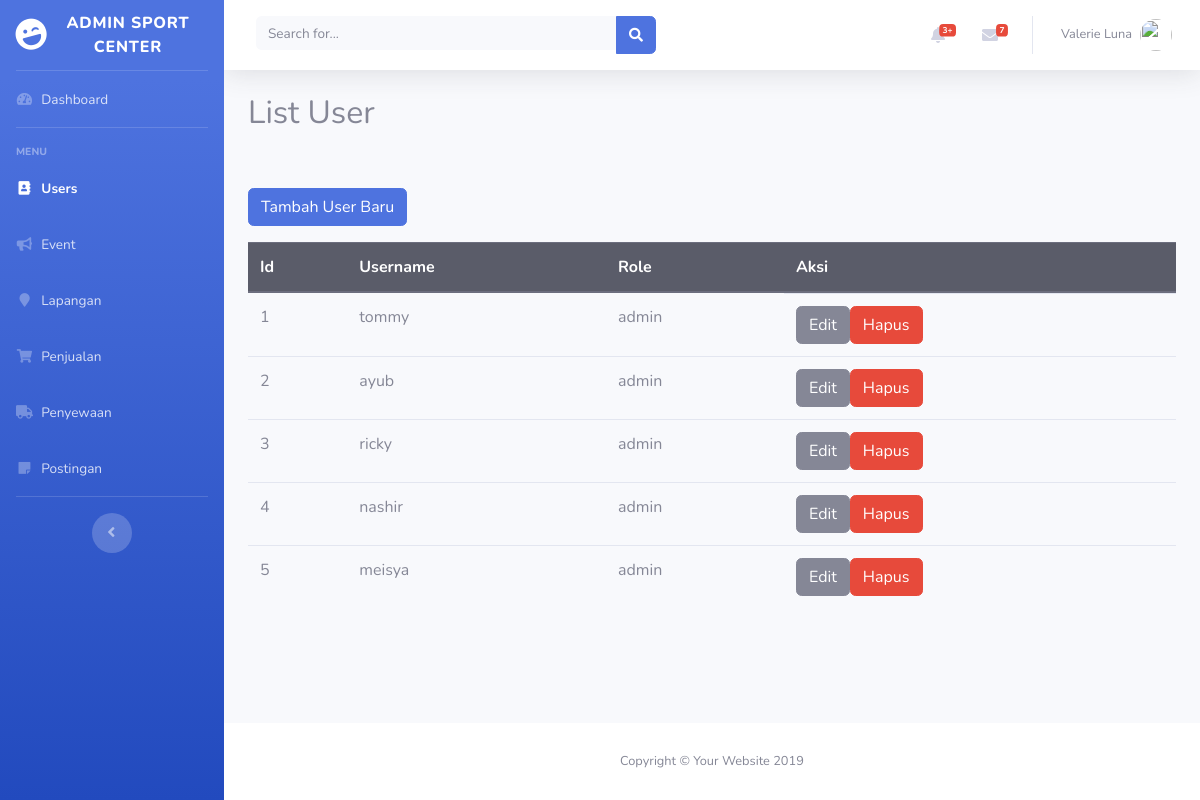
Screenshot of /admin/user.php with the database file from the repository.
### tables this page shows
CREATE TABLE `users` (
  `id` int(10) NOT NULL,
  `username` varchar(50) NOT NULL,
  `password` varchar(50) NOT NULL,
  `role` char(100) NOT NULL
);

### admin/user.php (the view, shortened to what this page needs)
<?php
require_once '../conn.php';
?>
<!DOCTYPE html>
<html lang="en">
<head>
    <link href="vendor/fontawesome-free/css/all.min.css" rel="stylesheet" type="text/css">
    <link href="css/sb-admin-2.min.css" rel="stylesheet">
</head>
<body id="page-top">
    <div id="wrapper">
        <ul class="navbar-nav bg-gradient-primary sidebar sidebar-dark accordion" id="accordionSidebar">
            <a class="sidebar-brand d-flex align-items-center justify-content-center" href="index.html">
                <div class="sidebar-brand-icon rotate-n-15">
                    <i class="fas fa-laugh-wink"></i>
                </div>
                <div class="sidebar-brand-text mx-3">Admin Sport Center</div>
            </a>
            <hr class="sidebar-divider my-0">
            <li class="nav-item">
                <a class="nav-link" href="index.php">
                    <i class="fas fa-fw fa-tachometer-alt"></i>
                    <span>Dashboard</span></a>
            </li>
            <hr class="sidebar-divider">
            <div class="sidebar-heading">
                Menu
            </div>
            <li class="nav-item active">
                <a class="nav-link" href="user.php">
                    <i class="fas fa-fw fa-address-book"></i>
                    <span>Users</span>
                </a>
            </li>
            <li class="nav-item">
                <a class="nav-link" href="event.php">
                    <i class="fas fa-fw fa-bullhorn"></i>
                    <span>Event</span>
                </a>
            </li>
            <li class="nav-item">
                <a class="nav-link" href="lapangan.php">
                    <i class="fas fa-fw fa-map-marker"></i>
                    <span>Lapangan</span>
                </a>
            </li>
            <li class="nav-item">
                <a class="nav-link" href="penjualan.php">
                    <i class="fas fa-fw fa-shopping-cart"></i>
                    <span>Penjualan</span>
                </a>
            </li>
            <li class="nav-item">
                <a class="nav-link" href="penyewaan.php">
                    <i class="fas fa-fw fa-truck"></i>
                    <span>Penyewaan</span>
                </a>
            </li>
            <li class="nav-item">
                <a class="nav-link" href="postingan.php">
                    <i class="fas fa-fw fa-sticky-note"></i>
                    <span>Postingan</span>
                </a>
            </li>
            <hr class="sidebar-divider d-none d-md-block">
            <div class="text-center d-none d-md-inline">
                <button class="rounded-circle border-0" id="sidebarToggle"></button>
            </div>
        </ul>
        <div id="content-wrapper" class="d-flex flex-column">
            <div id="content">
                <nav class="navbar navbar-expand navbar-light bg-white topbar mb-4 static-top shadow">
                    <form class="d-none d-sm-inline-block form-inline mr-auto ml-md-3 my-2 my-md-0 mw-100 navbar-search">
                        <div class="input-group">
                            <input type="text" class="form-control bg-light border-0 small" placeholder="Search for..." aria-label="Search" aria-describedby="basic-addon2">
                            <div class="input-group-append">
                                <button class="btn btn-primary" type="button">
                                    <i class="fas fa-search fa-sm"></i>
                                </button>
                            </div>
                        </div>
                    </form>
                    <ul class="navbar-nav ml-auto">
                        <li class="nav-item dropdown no-arrow mx-1">
                            <a class="nav-link dropdown-toggle" href="#" id="alertsDropdown" role="button" data-toggle="dropdown" aria-haspopup="true" aria-expanded="false">
                                <i class="fas fa-bell fa-fw"></i>
                                <span class="badge badge-danger badge-counter">3+</span>
                            </a>
                        </li>
                        <li class="nav-item dropdown no-arrow mx-1">
                            <a class="nav-link dropdown-toggle" href="#" id="messagesDropdown" role="button" data-toggle="dropdown" aria-haspopup="true" aria-expanded="false">
                                <i class="fas fa-envelope fa-fw"></i>
                                <span class="badge badge-danger badge-counter">7</span>
                            </a>
                        </li>
                        <li class="nav-item dropdown no-arrow">
                            <a class="nav-link dropdown-toggle" href="#" id="userDropdown" role="button" data-toggle="dropdown" aria-haspopup="true" aria-expanded="false">
                                <span class="mr-2 d-none d-lg-inline text-gray-600 small">Valerie Luna</span>
                                <img class="img-profile rounded-circle" src="https://source.unsplash.com/QAB-WJcbgJk/60x60">
                            </a>
                        </li>
                    </ul>
                </nav>
                <div class="container-fluid">
                    <h2>List User</h2>
                    <a href="tambah-user.php" class="btn btn-primary mt-5 mb-3">Tambah User Baru</a>
                    <?php
                    $query = 'SELECT * FROM users';
                    $users = mysqli_query($conn, $query);
                    ?>
                    <table class="table">
                        <thead class="thead-dark">
                            <tr>
                                <th scope="col">Id</th>
                                <th scope="col">Username</th>
                                <th scope="col">Role</th>
                                <th scope="col">Aksi</th>
                            </tr>
                        </thead>
                        <tbody>
                            <?php foreach ($users as $user) : ?>
                                <tr>
                                    <td><?php echo $user['id'] ?></td>
                                    <td><?php echo $user['username'] ?></td>
                                    <td><?php echo $user['role'] ?></td>
                                    <td class="d-flex">
                                        <form action="" method="get">
                                            <button class="btn btn-secondary" type="submit"> Edit </button>
                                        </form>
                                        <form action="delete-user.php" method="get" >
                                            <button class="btn btn-danger"> Hapus </button>
                                        </form>
                                    </td>
                                </tr>
                            <?php endforeach; ?>
                        </tbody>
                    </table>
                </div>
            </div>
            <footer class="sticky-footer bg-white">
                <div class="container my-auto">
                    <div class="copyright text-center my-auto">
                        <span>Copyright &copy; Your Website 2019</span>
                    </div>
                </div>
            </footer>
        </div>
    </div>
</body>
</html>

### rows the page displays
users: id "1", username "tommy", role "admin"
users: id "2", username "ayub", role "admin"
users: id "3", username "ricky", role "admin"
users: id "4", username "nashir", role "admin"
users: id "5", username "meisya", role "admin"
